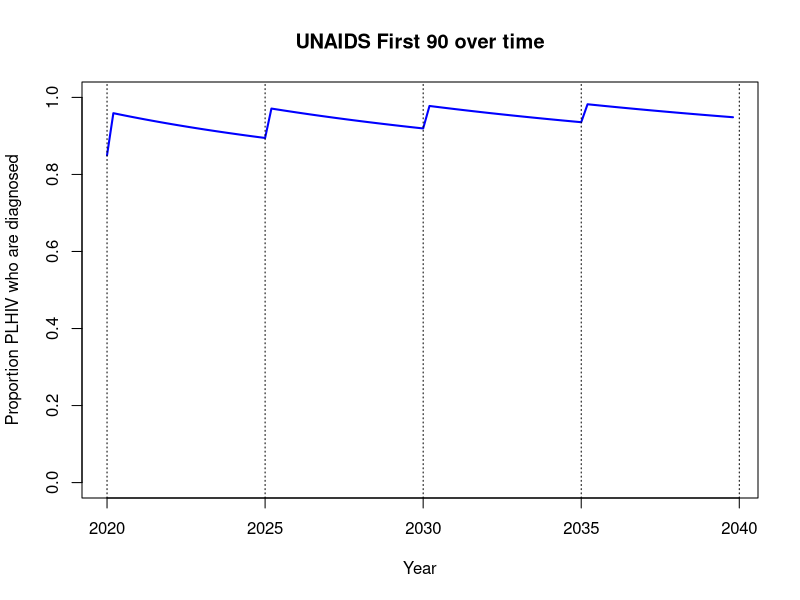

Source code (R):

## Parameters
n <- 1000 ## Population size
p <- 0.3 ## HIV prevalence at start of simulation
inc <- 0.02 ## HIV incidence : 2 per 100 PY (approximately 2% per year)
prop_diagnosed <- 0.85 ## First 90 - this is what you would take from SABSSM-V
n_hiv_diag <- n*p*prop_diagnosed ## Number of PLHIV who know their status
n_hiv_undiag <- n*p*(1-prop_diagnosed) ## Number of PLHIV who do not know their status
n_hiv <- n_hiv_diag + n_hiv_undiag ## Total number of PLHIV in the population
n_hiv_neg <- n*(1-p) ## Number of HIV-
start_year <- 2020 ## Start year of the simulation
end_year <- 2040 ## End year of the simulation
tstep <- 0.2 ## Length of a timestep (years)
nsteps <- (end_year - start_year)/tstep ## Number of time steps in the simulation
campaign_years <- seq(2020, 2040, by = 5) ## Calendar years when the campaign is implemented
campaign_tsteps <- as.integer((campaign_years - start_year)*(1/tstep) + 1) ## This just calculates the specific time steps when the campaign occurs
campaign_coverage <- 0.75 ## Proportion of target population tested by the campaign
cost_per_test <- 8.85 ## Cost ($) per person tested
n_target_pop <- n_hiv_neg + n_hiv_undiag ## Size of the target population
prop_tested_one_year <- (1-0.41) ## Proportion of incident infections that discover status within year. Based on AHRI data that 41% refuse testing within the year (you can probably find a more accurate estimate if you look harder)
## Citation: https://www.ncbi.nlm.nih.gov/pmc/articles/PMC6340103/

## Vector of first 90 estimates to store for plotting
first_90 <- rep(NA, nsteps)
times <- start_year + tstep*((1:nsteps) - 1)

## Simulation
for(tt in 1:nsteps) {
  
  cal_year <- floor(start_year + tstep*(tt-1)) ## Calculate the current calendar year
  first_90[tt] <- prop_diagnosed ## Store this number for plotting at the end
  
  ## Print out current state of the model
  print(paste("At time step", tt, "in year", cal_year))
  print(paste("HIV prevalence =", round(p, 3)))
  print(paste("Number PLHIV diagnosed =", round(n_hiv_diag, 3)))
  print(paste("Number PLHIV undiagnosed =", round(n_hiv_undiag, 3)))
  print(paste("Proportion PLHIV diagnosed =", round(prop_diagnosed, 3)))
  
  ## Implement testing campaign (assuming equal test uptake between HIV- and undiagnosed PLHIV)
  if(tt %in% campaign_tsteps) {
    cat("\n")
    print(paste("Implementing testing campaign with", paste0((100*campaign_coverage), "%"), "coverage"))
    num_tested <- n_target_pop*campaign_coverage
    yield <- n_hiv_undiag / n_target_pop ## Percent of those tested who are undiagnosed HIV+
    print(paste("Testing", num_tested, "people with ", paste0(round(100*yield, 2), "%"), "yield at a total cost of", paste0("$", round(cost_per_test*num_tested, 2))))
    ## Update number PLHIV diagnosed based on test campaign
    n_hiv_diag <- n_hiv_diag + campaign_coverage*n_hiv_undiag
    n_hiv_undiag <- n_hiv_undiag - campaign_coverage*n_hiv_undiag
    print(paste("Campaign increased first 90 from", round(prop_diagnosed, 3), "to", round(n_hiv_diag/n_hiv, 3)))
    prop_diagnosed <- n_hiv_diag/(n_hiv_diag + n_hiv_undiag) ## Update proportion diagnosed
  }
  
  ## Simulate HIV incidence
  num_inc_infections <- inc*n_hiv_neg*tstep ## In your case, you would just calculate this from the transmission model
  print(paste(round(num_inc_infections, 3), "new infections in this time step"))
  n_hiv_undiag <- n_hiv_undiag + num_inc_infections*(1-prop_tested_one_year)
  n_hiv_diag <- n_hiv_diag + num_inc_infections*prop_tested_one_year
  print(paste("HIV incidence decreased first 90 from", round(prop_diagnosed, 3), "to", round(n_hiv_diag/(n_hiv_diag + n_hiv_undiag), 3)))
  prop_diagnosed <- n_hiv_diag/(n_hiv_diag + n_hiv_undiag) ## Update proportion diagnosed
  
  ## Recalculate population statistics (disregaring mortality, aging, etc)
  n_hiv <- n_hiv_diag + n_hiv_undiag ## Total number of PLHIV in the population
  n_hiv_neg <- n - n_hiv
  p <- n_hiv/n
  
  cat("\n\n\n")
  
}

pdf(file = "first90_time.pdf", height = 4, width = 6)
plot(x = times, y = first_90, type = "n", main = "UNAIDS First 90 over time",
     xlab = "Year", ylab = "Proportion PLHIV who are diagnosed",
     ylim = c(0, 1))
lines(x = times, y = first_90, col = "blue", lwd = 2, lty = 1)
abline(v = campaign_years, lty = "dotted")
dev.off()
